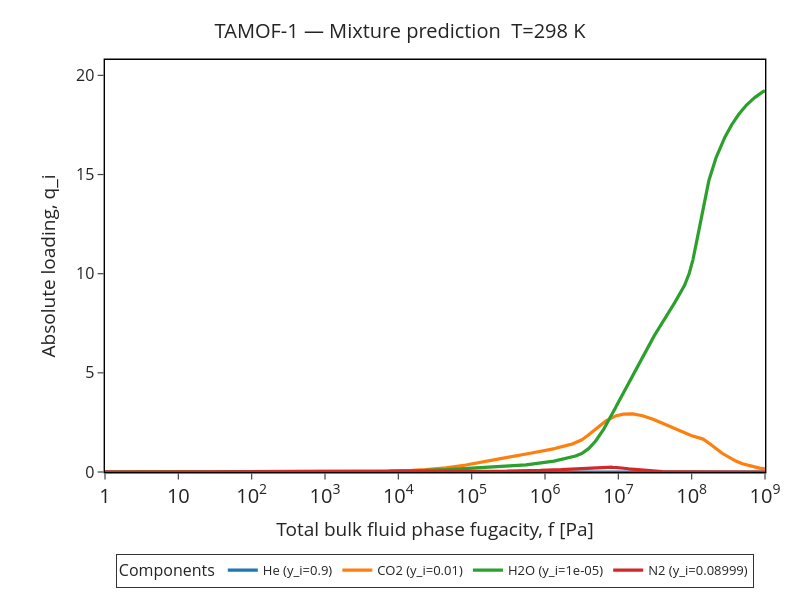

Notebook cell for this chart:
### Markdown cell above
## Mixture loadings

### Code cell
fig = plotter.mixture_loading(include_carrier_gas=True, show_markers=False)
fig

### Figure 1 — Plotly figure (JSON) as saved in the notebook; plotly's stock layout.template omitted (floating-point values rounded to 4 significant figures; data arrays with more than 128 entries replaced by an {"elided": "..."} marker saying what was removed)
{"data": [{"hovertemplate": "He (y_i=0.9)<br>P=%{x:.4g} Pa<br>y=%{y:.6g}<extra></extra>", "line": {"width": 3.2}, "mode": "lines", "name": "He (y_i=0.9)", "type": "scatter", "x": {"elided": "10000 float values"}, "y": {"elided": "10000 float values"}}, {"hovertemplate": "CO2 (y_i=0.01)<br>P=%{x:.4g} Pa<br>y=%{y:.6g}<extra></extra>", "line": {"width": 3.2}, "mode": "lines", "name": "CO2 (y_i=0.01)", "type": "scatter", "x": {"elided": "10000 float values"}, "y": {"elided": "10000 float values"}}, {"hovertemplate": "H2O (y_i=1e-05)<br>P=%{x:.4g} Pa<br>y=%{y:.6g}<extra></extra>", "line": {"width": 3.2}, "mode": "lines", "name": "H2O (y_i=1e-05)", "type": "scatter", "x": {"elided": "10000 float values"}, "y": {"elided": "10000 float values"}}, {"hovertemplate": "N2 (y_i=0.08999)<br>P=%{x:.4g} Pa<br>y=%{y:.6g}<extra></extra>", "line": {"width": 3.2}, "mode": "lines", "name": "N2 (y_i=0.08999)", "type": "scatter", "x": {"elided": "10000 float values"}, "y": {"elided": "10000 float values"}}], "layout": {"font": {"size": 16}, "height": 600, "legend": {"bgcolor": "rgba(255,255,255,0.95)", "bordercolor": "black", "borderwidth": 0.8, "font": {"size": 13}, "orientation": "h", "title": {"text": "Components"}, "x": 0.5, "xanchor": "center", "y": -0.2, "yanchor": "top"}, "margin": {"b": 88, "l": 105, "r": 35, "t": 60}, "paper_bgcolor": "white", "plot_bgcolor": "white", "showlegend": true, "title": {"font": {"size": 20}, "text": "TAMOF-1 — Mixture prediction  T=298 K", "x": 0.5, "xanchor": "center", "y": 0.96, "yanchor": "top"}, "width": 800, "xaxis": {"dtick": 1, "exponentformat": "power", "linecolor": "black", "linewidth": 1.4, "minor": {"showgrid": false, "ticks": ""}, "minorloglabels": "none", "mirror": true, "showgrid": false, "showline": true, "tick0": 0, "ticklen": 6, "tickmode": "linear", "ticks": "outside", "tickwidth": 1.2, "title": {"text": "Total bulk fluid phase fugacity, f [Pa]"}, "type": "log", "zeroline": false}, "yaxis": {"linecolor": "black", "linewidth": 1.4, "mirror": true, "range": [0, 20.78], "showgrid": false, "showline": true, "ticklen": 6, "ticks": "outside", "tickwidth": 1.2, "title": {"text": "Absolute loading, q_i"}, "zeroline": false}}}
